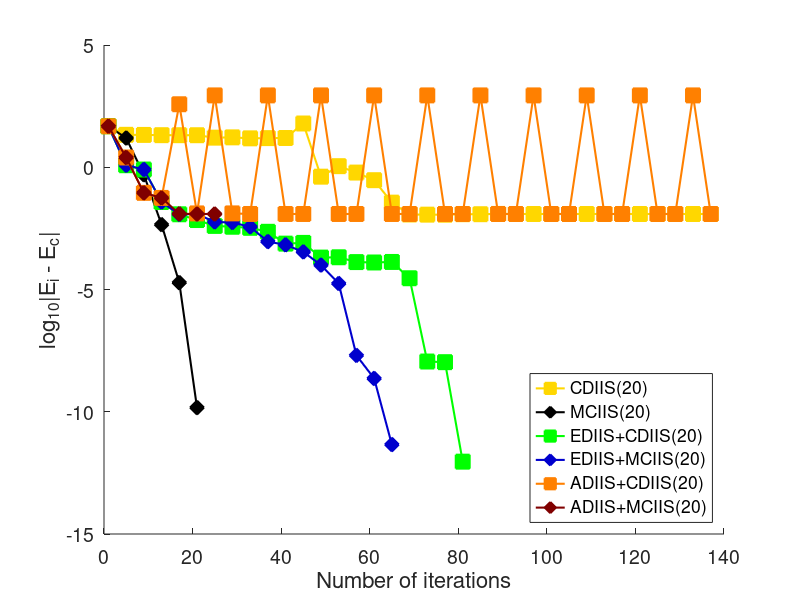

Recreate this plot in MATLAB.
% SCF Done:  E(UB3LYP) =  -1082.22891131     A.U. after   26 cycles

load crc3Out.mat;
output.energySet{1} = output.energySet{1}(1:140);
output.energySet{5} = output.energySet{5}(1:140);

maxSCFIter = 140;
ener = output.ener;
iter = output.iter;
energySet = output.energySet;

yellow = [255 215 0] ./ 255;
darkBlue = [0 0 205] ./ 255;
orange = [255 128 0] ./ 255;
darkRed = [128 0 0] ./ 255;

% shapes = {'s', 'o', 'v', '^', 'd', 'h', '<', '>'};
shapes = {'s', 'd', 's', 'd', 's', 'd'};
colors = {yellow, 'k', 'g', darkBlue, orange, darkRed};

for iType = 1:length(ener)
    fprintf('%0.8f  %d \n', ener{iType}, iter{iType});
end

energyArray = [ener{:}];
iterArray = [iter{:}];
minEnergy = min(energyArray(iterArray~=maxSCFIter));

hFig = figure();
set(hFig, 'Position', [10 10 800 600])
hold();
for iType = 1:length(ener)
    errorArray = log10(abs(energySet{iType} - minEnergy));
    errorArray(errorArray == -inf) = min(errorArray(errorArray ~= -inf));
    plot(1:4:length(energySet{iType}), errorArray(1:4:end), ...
        'LineWidth', 1.5, ...
        'Color', colors{iType}, ...
        'Marker', shapes{iType}, ...
        'MarkerFaceColor', colors{iType}, ...
        'MarkerSize', 10);
end

set(gca,'FontSize', 14)

xlabel('Number of iterations', 'FontSize', 16);
ylabel('log_{10}|E_i - E_c|', 'FontSize', 16);
lgd = legend('CDIIS(20)', 'MCIIS(20)', 'EDIIS+CDIIS(20)', 'EDIIS+MCIIS(20)', 'ADIIS+CDIIS(20)', 'ADIIS+MCIIS(20)', ...
    'Location', 'SouthEast');

outputFileName = './graphs/crc3.pdf';
print(outputFileName, '-dpdf')


